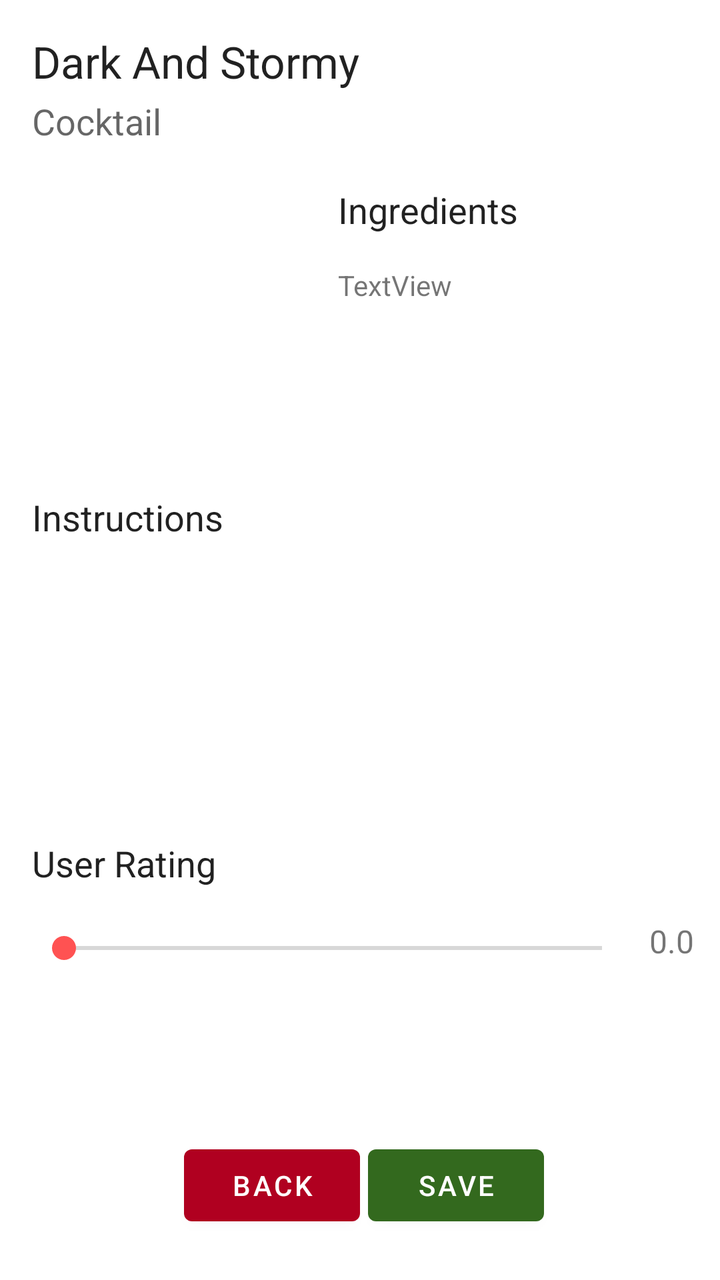
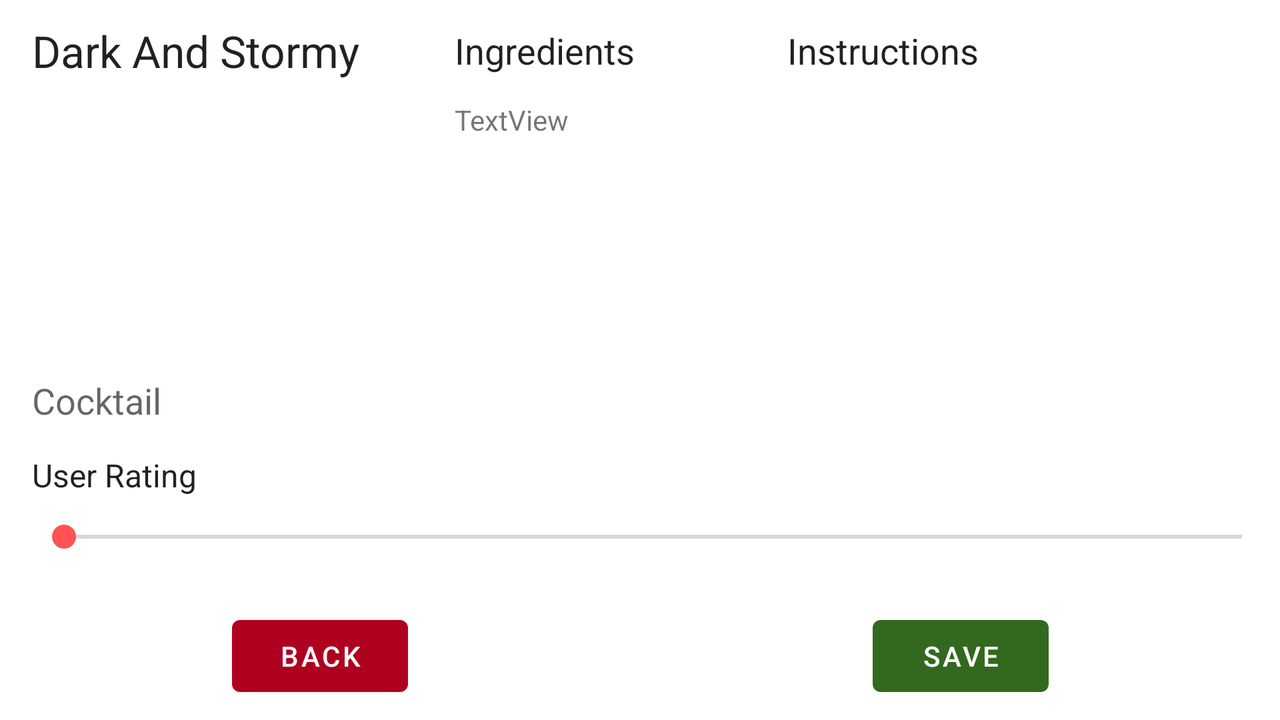

First picture: res/layout/ on a phone held upright. Second picture: the repository's own variant of that layout, on a device whose configuration matches the variant's folder. Source for both follows.
<!-- AndroidManifest.xml: application theme Theme.DrinksApp -->
<!-- res/layout/activity_details.xml -->
<?xml version="1.0" encoding="utf-8"?>
<androidx.constraintlayout.widget.ConstraintLayout xmlns:android="http://schemas.android.com/apk/res/android"
    xmlns:app="http://schemas.android.com/apk/res-auto"
    xmlns:tools="http://schemas.android.com/tools"
    android:layout_width="match_parent"
    android:layout_height="match_parent"
    tools:context=".DetailsActivity">

    <TextView
        android:id="@+id/txtDrinkName"
        android:layout_width="wrap_content"
        android:layout_height="wrap_content"
        android:layout_marginStart="16dp"
        android:layout_marginLeft="16dp"
        android:layout_marginTop="16dp"
        android:text="Dark And Stormy"
        android:textAppearance="@style/TextAppearance.AppCompat.Large"
        app:layout_constraintStart_toStartOf="parent"
        app:layout_constraintTop_toTopOf="parent" />

    <TextView
        android:id="@+id/txtDrinkCategory"
        android:layout_width="wrap_content"
        android:layout_height="wrap_content"
        android:layout_marginBottom="4dp"
        android:text="Cocktail"
        android:textAppearance="@style/TextAppearance.AppCompat.Medium"
        app:layout_constraintBottom_toTopOf="@+id/guideline3"
        app:layout_constraintEnd_toEndOf="parent"
        app:layout_constraintHorizontal_bias="0.0"
        app:layout_constraintStart_toStartOf="@+id/txtDrinkName" />

    <ImageView
        android:id="@+id/imgDrinkChosen"
        android:layout_width="137dp"
        android:layout_height="134dp"
        android:layout_marginStart="16dp"
        android:layout_marginLeft="16dp"
        android:layout_marginTop="16dp"
        android:layout_marginBottom="8dp"
        app:layout_constraintBottom_toTopOf="@+id/guideline4"
        app:layout_constraintStart_toStartOf="parent"
        app:layout_constraintTop_toTopOf="@+id/guideline3"
        app:layout_constraintVertical_bias="0.0"
        tools:srcCompat="@tools:sample/avatars" />

    <androidx.constraintlayout.widget.Guideline
        android:id="@+id/guideline3"
        android:layout_width="wrap_content"
        android:layout_height="wrap_content"
        android:orientation="horizontal"
        app:layout_constraintGuide_percent="0.12" />

    <TextView
        android:id="@+id/txtHeaderIngredients"
        android:layout_width="wrap_content"
        android:layout_height="wrap_content"
        android:layout_marginStart="16dp"
        android:layout_marginLeft="16dp"
        android:layout_marginTop="16dp"
        android:text="@string/txtHeaderIngredients"
        android:textAppearance="@style/TextAppearance.AppCompat.Large"
        android:textSize="18sp"
        app:layout_constraintStart_toEndOf="@+id/imgDrinkChosen"
        app:layout_constraintTop_toTopOf="@+id/guideline3" />

    <TextView
        android:id="@+id/txtIngredients"
        android:layout_width="230dp"
        android:layout_height="91dp"
        android:layout_marginStart="16dp"
        android:layout_marginLeft="16dp"
        android:layout_marginTop="16dp"
        android:layout_marginEnd="16dp"
        android:layout_marginRight="16dp"
        android:text="TextView"
        app:layout_constraintBottom_toTopOf="@+id/guideline4"
        app:layout_constraintEnd_toEndOf="parent"
        app:layout_constraintHorizontal_bias="0.0"
        app:layout_constraintStart_toEndOf="@+id/imgDrinkChosen"
        app:layout_constraintTop_toBottomOf="@+id/txtHeaderIngredients"
        app:layout_constraintVertical_bias="0.0" />

    <androidx.constraintlayout.widget.Guideline
        android:id="@+id/guideline4"
        android:layout_width="wrap_content"
        android:layout_height="wrap_content"
        android:orientation="horizontal"
        app:layout_constraintGuide_percent="0.36" />

    <TextView
        android:id="@+id/txtHeaderInstructions"
        android:layout_width="wrap_content"
        android:layout_height="0dp"
        android:layout_marginStart="16dp"
        android:layout_marginLeft="16dp"
        android:layout_marginTop="16dp"
        android:text="@string/txtHeaderInstructions"
        android:textAppearance="@style/TextAppearance.AppCompat.Large"
        android:textSize="18sp"
        app:layout_constraintStart_toStartOf="parent"
        app:layout_constraintTop_toTopOf="@+id/guideline4" />

    <TextView
        android:id="@+id/txtInstructions"
        android:layout_width="0dp"
        android:layout_height="134dp"
        android:layout_marginTop="16dp"
        android:layout_marginEnd="16dp"
        android:layout_marginRight="16dp"
        app:layout_constraintBottom_toTopOf="@+id/guideline5"
        app:layout_constraintEnd_toEndOf="parent"
        app:layout_constraintHorizontal_bias="0.0"
        app:layout_constraintStart_toStartOf="@+id/txtHeaderInstructions"
        app:layout_constraintTop_toBottomOf="@+id/txtHeaderInstructions"
        app:layout_constraintVertical_bias="0.0" />

    <SeekBar
        android:id="@+id/skbRating"
        android:layout_width="301dp"
        android:layout_height="29dp"
        android:layout_marginStart="16dp"
        android:layout_marginLeft="16dp"
        android:layout_marginTop="16dp"
        android:max="100"
        app:layout_constraintStart_toStartOf="parent"
        app:layout_constraintTop_toBottomOf="@+id/txtHeaderUserRating" />

    <TextView
        android:id="@+id/txtHeaderUserRating"
        android:layout_width="wrap_content"
        android:layout_height="wrap_content"
        android:layout_marginStart="16dp"
        android:layout_marginLeft="16dp"
        android:layout_marginTop="16dp"
        android:text="@string/txtHeaderUserRating"
        android:textAppearance="@style/TextAppearance.AppCompat.Large"
        android:textSize="18sp"
        app:layout_constraintStart_toStartOf="parent"
        app:layout_constraintTop_toTopOf="@+id/guideline5" />

    <androidx.constraintlayout.widget.Guideline
        android:id="@+id/guideline5"
        android:layout_width="wrap_content"
        android:layout_height="wrap_content"
        android:orientation="horizontal"
        app:layout_constraintGuide_percent="0.63" />

    <Button
        android:id="@+id/btnBack"
        android:layout_width="wrap_content"
        android:layout_height="wrap_content"
        android:layout_marginStart="92dp"
        android:layout_marginLeft="92dp"
        android:layout_marginTop="80dp"
        android:text="@string/btnBack"
        app:backgroundTint="@color/red_exit"
        app:layout_constraintStart_toStartOf="parent"
        app:layout_constraintTop_toBottomOf="@+id/skbRating" />

    <Button
        android:id="@+id/btnSave"
        android:layout_width="wrap_content"
        android:layout_height="wrap_content"
        android:layout_marginEnd="88dp"
        android:layout_marginRight="88dp"
        android:text="@string/btnSave"
        app:backgroundTint="@color/green_save"
        app:layout_constraintEnd_toEndOf="parent"
        app:layout_constraintTop_toTopOf="@+id/btnBack" />

    <TextView
        android:id="@+id/txtUserRating"
        android:layout_width="44dp"
        android:layout_height="26dp"
        android:layout_marginStart="24dp"
        android:layout_marginLeft="24dp"
        android:layout_marginEnd="8dp"
        android:layout_marginRight="8dp"
        android:text="0.0"
        android:textSize="16sp"
        app:layout_constraintEnd_toEndOf="parent"
        app:layout_constraintStart_toEndOf="@+id/skbRating"
        app:layout_constraintTop_toTopOf="@+id/skbRating" />
</androidx.constraintlayout.widget.ConstraintLayout>
<!-- resources referenced by this layout -->
<resources>
  <color name="green_save">#33691E</color>
  <color name="red_exit">#B00020</color>
  <string name="btnBack">Back</string>
  <string name="btnSave">Save</string>
  <string name="txtHeaderIngredients">Ingredients</string>
  <string name="txtHeaderInstructions">Instructions</string>
  <string name="txtHeaderUserRating">User Rating</string>
  <style name="Theme.DrinksApp" parent="Theme.MaterialComponents.DayNight.DarkActionBar">
          
          <item name="colorPrimary">@color/orange_500</item>
          <item name="colorPrimaryVariant">@color/orange_700</item>
          <item name="colorOnPrimary">@color/white</item>
          
          <item name="colorSecondary">@color/red_200</item>
          <item name="colorSecondaryVariant">@color/red_700</item>
          <item name="colorOnSecondary">@color/card_color</item>
          
          <item name="android:statusBarColor" tools:targetApi="l">?attr/colorPrimaryVariant</item>
          
      </style>
  <color name="orange_500">#FF9800</color>
  <color name="orange_700">#F57C00</color>
  <color name="white">#FFFFFFFF</color>
  <color name="red_200">#FF5252</color>
  <color name="red_700">#D50000</color>
  <color name="card_color">#212121</color>
</resources>
<!-- res/layout-land/activity_details.xml (the repository's variant of the layout above) -->
<!-- drawn on the phone turned sideways -->
<?xml version="1.0" encoding="utf-8"?>
<androidx.constraintlayout.widget.ConstraintLayout xmlns:android="http://schemas.android.com/apk/res/android"
    xmlns:app="http://schemas.android.com/apk/res-auto"
    xmlns:tools="http://schemas.android.com/tools"
    android:layout_width="match_parent"
    android:layout_height="match_parent"
    tools:context=".DetailsActivity">

    <TextView
        android:id="@+id/txtDrinkName"
        android:layout_width="wrap_content"
        android:layout_height="wrap_content"
        android:layout_marginStart="16dp"
        android:layout_marginLeft="16dp"
        android:layout_marginTop="16dp"
        android:layout_marginBottom="16dp"
        android:text="Dark And Stormy"
        android:textAppearance="@style/TextAppearance.AppCompat.Large"
        app:layout_constraintBottom_toTopOf="@+id/guideline3"
        app:layout_constraintStart_toStartOf="parent"
        app:layout_constraintTop_toTopOf="parent" />

    <TextView
        android:id="@+id/txtDrinkCategory"
        android:layout_width="wrap_content"
        android:layout_height="0dp"
        android:layout_marginStart="16dp"
        android:layout_marginLeft="16dp"
        android:layout_marginTop="8dp"
        android:layout_marginBottom="4dp"
        android:text="Cocktail"
        android:textAppearance="@style/TextAppearance.AppCompat.Medium"
        app:layout_constraintBottom_toTopOf="@+id/guideline5"
        app:layout_constraintEnd_toStartOf="@+id/guideline7"
        app:layout_constraintHorizontal_bias="0.0"
        app:layout_constraintStart_toStartOf="parent"
        app:layout_constraintTop_toTopOf="@+id/guideline4" />

    <ImageView
        android:id="@+id/imgDrinkChosen"
        android:layout_width="128dp"
        android:layout_height="0dp"
        app:layout_constraintBottom_toTopOf="@+id/guideline4"
        app:layout_constraintStart_toStartOf="@+id/txtDrinkName"
        app:layout_constraintTop_toTopOf="@+id/guideline3"
        app:layout_constraintVertical_bias="0.0"
        tools:srcCompat="@tools:sample/avatars" />

    <androidx.constraintlayout.widget.Guideline
        android:id="@+id/guideline3"
        android:layout_width="wrap_content"
        android:layout_height="wrap_content"
        android:orientation="horizontal"
        app:layout_constraintGuide_percent="0.14" />

    <TextView
        android:id="@+id/txtHeaderIngredients"
        android:layout_width="wrap_content"
        android:layout_height="wrap_content"
        android:layout_marginStart="16dp"
        android:layout_marginLeft="16dp"
        android:layout_marginTop="16dp"
        android:layout_marginBottom="16dp"
        android:text="@string/txtHeaderIngredients"
        android:textAppearance="@style/TextAppearance.AppCompat.Large"
        android:textSize="18sp"
        app:layout_constraintBottom_toTopOf="@+id/guideline3"
        app:layout_constraintStart_toStartOf="@+id/guideline7"
        app:layout_constraintTop_toTopOf="parent" />

    <TextView
        android:id="@+id/txtIngredients"
        android:layout_width="152dp"
        android:layout_height="136dp"
        android:layout_marginStart="16dp"
        android:layout_marginLeft="16dp"
        android:layout_marginEnd="16dp"
        android:layout_marginRight="16dp"
        android:text="TextView"
        app:layout_constraintBottom_toTopOf="@+id/guideline4"
        app:layout_constraintEnd_toStartOf="@+id/guideline8"
        app:layout_constraintHorizontal_bias="0.0"
        app:layout_constraintStart_toStartOf="@+id/guideline7"
        app:layout_constraintTop_toTopOf="@+id/guideline3"
        app:layout_constraintVertical_bias="0.0" />

    <androidx.constraintlayout.widget.Guideline
        android:id="@+id/guideline4"
        android:layout_width="wrap_content"
        android:layout_height="wrap_content"
        android:orientation="horizontal"
        app:layout_constraintGuide_percent="0.5" />

    <TextView
        android:id="@+id/txtHeaderInstructions"
        android:layout_width="wrap_content"
        android:layout_height="wrap_content"
        android:layout_marginStart="16dp"
        android:layout_marginLeft="16dp"
        android:layout_marginTop="16dp"
        android:layout_marginBottom="16dp"
        android:text="@string/txtHeaderInstructions"
        android:textAppearance="@style/TextAppearance.AppCompat.Large"
        android:textSize="18sp"
        app:layout_constraintBottom_toTopOf="@+id/guideline3"
        app:layout_constraintStart_toStartOf="@+id/guideline8"
        app:layout_constraintTop_toTopOf="parent" />

    <TextView
        android:id="@+id/txtInstructions"
        android:layout_width="0dp"
        android:layout_height="187dp"
        android:layout_marginStart="16dp"
        android:layout_marginLeft="16dp"
        android:layout_marginEnd="16dp"
        android:layout_marginRight="16dp"
        app:layout_constraintBottom_toTopOf="@+id/guideline5"
        app:layout_constraintEnd_toEndOf="parent"
        app:layout_constraintHorizontal_bias="0"
        app:layout_constraintStart_toStartOf="@+id/guideline8"
        app:layout_constraintTop_toTopOf="@+id/guideline3"
        app:layout_constraintVertical_bias="0" />

    <SeekBar
        android:id="@+id/skbRating"
        android:layout_width="621dp"
        android:layout_height="24dp"
        android:layout_marginStart="16dp"
        android:layout_marginLeft="16dp"
        android:layout_marginTop="8dp"
        android:max="100"
        app:layout_constraintStart_toStartOf="parent"
        app:layout_constraintTop_toBottomOf="@+id/txtHeaderUserRating" />

    <TextView
        android:id="@+id/txtHeaderUserRating"
        android:layout_width="wrap_content"
        android:layout_height="wrap_content"
        android:layout_marginStart="16dp"
        android:layout_marginLeft="16dp"
        android:text="@string/txtHeaderUserRating"
        android:textAppearance="@style/TextAppearance.AppCompat.Large"
        android:textSize="16sp"
        app:layout_constraintStart_toStartOf="parent"
        app:layout_constraintTop_toTopOf="@+id/guideline5" />

    <androidx.constraintlayout.widget.Guideline
        android:id="@+id/guideline5"
        android:layout_width="wrap_content"
        android:layout_height="wrap_content"
        android:orientation="horizontal"
        app:layout_constraintGuide_percent="0.63" />

    <Button
        android:id="@+id/btnBack"
        android:layout_width="wrap_content"
        android:layout_height="48dp"
        android:layout_marginTop="16dp"
        android:layout_marginBottom="8dp"
        android:text="@string/btnBack"
        app:backgroundTint="@color/red_exit"
        app:layout_constraintBottom_toBottomOf="parent"
        app:layout_constraintEnd_toStartOf="@+id/guideline9"
        app:layout_constraintHorizontal_bias="0.5"
        app:layout_constraintStart_toStartOf="parent"
        app:layout_constraintTop_toBottomOf="@+id/skbRating"
        app:layout_constraintVertical_bias="1.0" />

    <Button
        android:id="@+id/btnSave"
        android:layout_width="wrap_content"
        android:layout_height="48dp"
        android:layout_marginTop="16dp"
        android:layout_marginBottom="8dp"
        android:text="@string/btnSave"
        app:backgroundTint="@color/green_save"
        app:layout_constraintBottom_toBottomOf="parent"
        app:layout_constraintEnd_toEndOf="parent"
        app:layout_constraintHorizontal_bias="0.501"
        app:layout_constraintStart_toStartOf="@+id/guideline9"
        app:layout_constraintTop_toTopOf="@+id/btnBack"
        app:layout_constraintVertical_bias="1.0" />

    <TextView
        android:id="@+id/txtUserRating"
        android:layout_width="44dp"
        android:layout_height="26dp"
        android:layout_marginEnd="16dp"
        android:layout_marginRight="16dp"
        android:text="0.0"
        android:textSize="16sp"
        app:layout_constraintEnd_toEndOf="parent"
        app:layout_constraintStart_toEndOf="@+id/skbRating"
        app:layout_constraintTop_toTopOf="@+id/skbRating" />

    <androidx.constraintlayout.widget.Guideline
        android:id="@+id/guideline7"
        android:layout_width="wrap_content"
        android:layout_height="wrap_content"
        android:orientation="vertical"
        app:layout_constraintGuide_percent="0.33" />

    <androidx.constraintlayout.widget.Guideline
        android:id="@+id/guideline8"
        android:layout_width="wrap_content"
        android:layout_height="wrap_content"
        android:orientation="vertical"
        app:layout_constraintGuide_percent="0.59" />

    <androidx.constraintlayout.widget.Guideline
        android:id="@+id/guideline9"
        android:layout_width="wrap_content"
        android:layout_height="wrap_content"
        android:orientation="vertical"
        app:layout_constraintGuide_percent="0.5" />

</androidx.constraintlayout.widget.ConstraintLayout>
